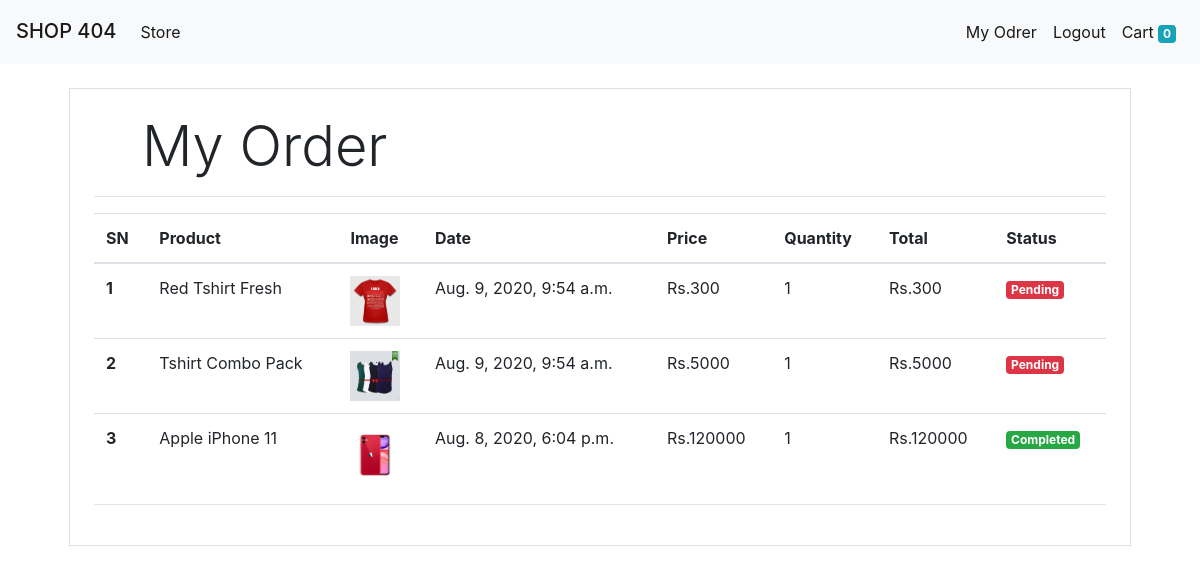
Screenshot of /orders (signed in) with the database file from the repository.
### store/models/orders.py (models this page shows, shortened)
class Order(models.Model):
    product = models.ForeignKey(Product, on_delete=models.CASCADE)
    customer = models.ForeignKey(Customer, on_delete=models.CASCADE)
    quantity = models.IntegerField(default=1)
    price = models.IntegerField()
    phone = models.CharField(max_length=50, default='', blank=True)
    address = models.CharField(max_length=60, default='', blank=True)
    date = models.DateTimeField(default=datetime.datetime.today)
    status = models.BooleanField(default=False)
    @staticmethod
    def get_orders_by_customer(customer_id):
        return Order.objects.filter(customer=customer_id).order_by('-date')

### store/models/product.py (models this page shows, shortened)
class Product(models.Model):
    name = models.CharField(max_length=50)
    price = models.IntegerField(default=0)
    category = models.ForeignKey(Category, on_delete=models.CASCADE, default=1)
    description = models.CharField(max_length=200, default='', null=True, blank=True)
    image = models.ImageField(upload_to='Uploads/Products')

### store/middleware/auth.py (the view)
    def middleware(request):
        if not request.session.get('customer'):
            redirect('login')
        response = get_response(request)
        return response

### store/templatetags/custom_filter.py (called while the page is built)
@register.filter(name='currency')
def currency(number):
    return "Rs." + str(number)

@register.filter(name='multiply')
def multiply(number, number1):
    return number * number1

### store/views/orders.py (called while the page is built)
    def get(self, request):
        customer = request.session.get('customer')
        orders = Order.get_orders_by_customer(customer)
        return render(request, 'orders.html', {'orders': orders})

### store/templates/orders.html (shortened to what this page needs)
{% extends 'layout.html' %}
{% block body %}
{% load cart %}
{% load custom_filter %}
<div class="container">
 <div class="border rounde p-4 m-4">
  <p class="display-4 pl-4 ml-4 ">My Order</p>
  <hr>
<table class="table">
  <thead>
    <tr>
      <th scope="col">SN</th>
      <th scope="col">Product</th>
      <th scope="col">Image</th>
      <th scope="col">Date</th>
      <th scope="col">Price</th>
      <th scope="col">Quantity</th>
      <th scope="col">Total</th>
      <th scope="col">Status</th>
    </tr>
  </thead>
  <tbody>
    {% for order in orders %}
    <tr>
      <th scope="row">{{forloop.counter}}</th>
      <td>{{order.product.name}}</td>
      <td><img style="width:50px; " src="{{order.product.image.url}}" alt=""></td>
      <td>{{order.date}}</td>
      <td>{{order.price|currency}} </td>
      <td>{{order.quantity}}</td>
      <td>{{order.quantity|multiply:order.price|currency}}</td>
      {% if order.status %}
      <td><small class="badge badge-success">Completed</small></td>
      {% else %}
       <td><small class="badge badge-danger">Pending</small></td>
       {% endif %}
    </tr>
    {% endfor %}
  </tbody>
</table>
<hr>
</div>
{% endblock %}

### rows the page displays
Order: product.name "Red Tshirt Fresh", product.image (picture), date "Aug. 9, 2020, 9:54 a.m.", price "Rs.300", quantity "1", quantity|multiply "Rs.300", status "Pending"
Order: product.name "Tshirt Combo Pack", product.image (picture), date "Aug. 9, 2020, 9:54 a.m.", price "Rs.5000", quantity "1", quantity|multiply "Rs.5000", status "Pending"
Order: product.name "Apple iPhone 11", product.image (picture), date "Aug. 8, 2020, 6:04 p.m.", price "Rs.120000", quantity "1", quantity|multiply "Rs.120000", status "Completed"

### other values shown
{{ request.session.cart.keys|length }} "0"
